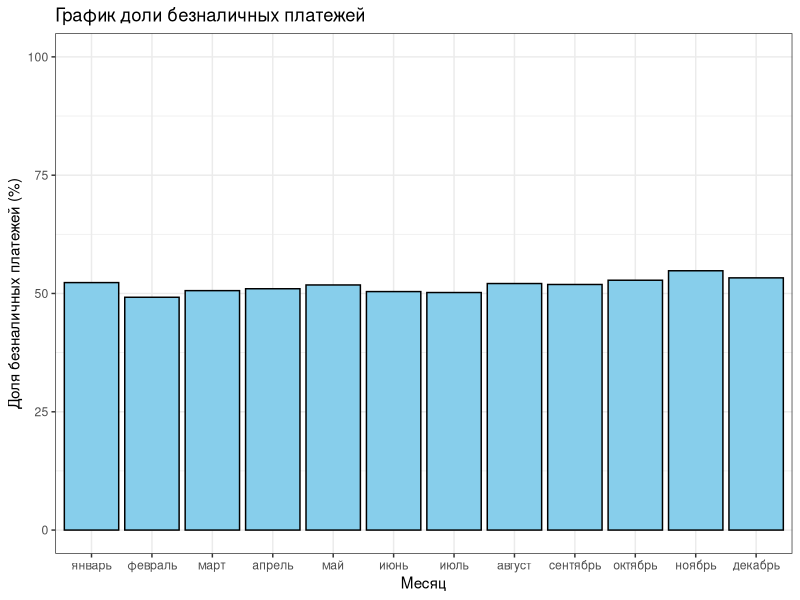
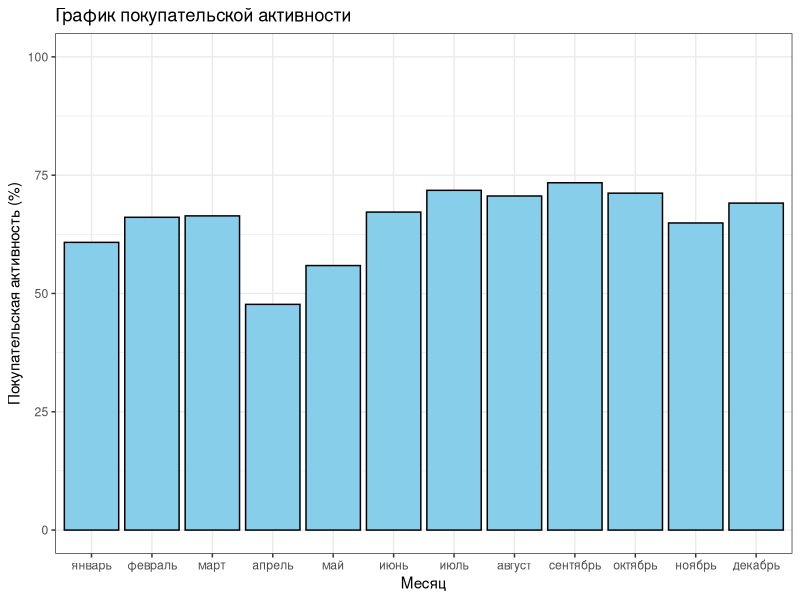
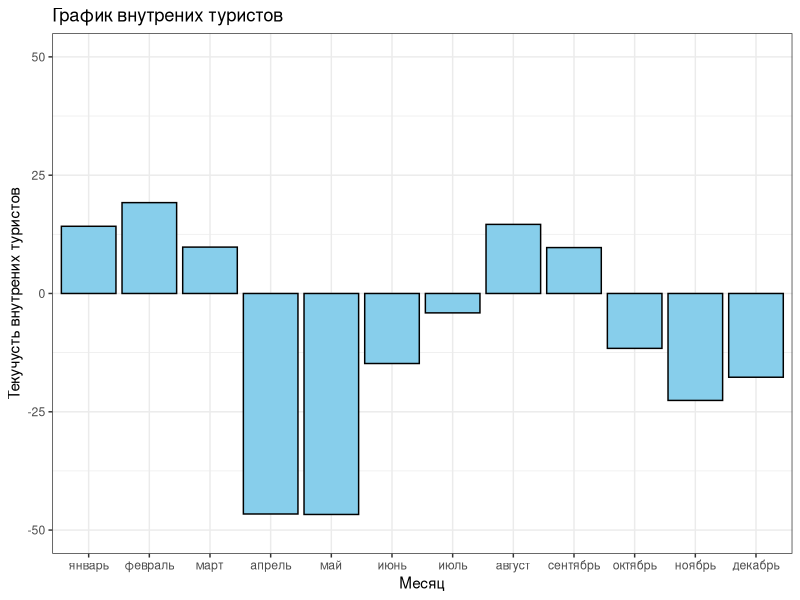
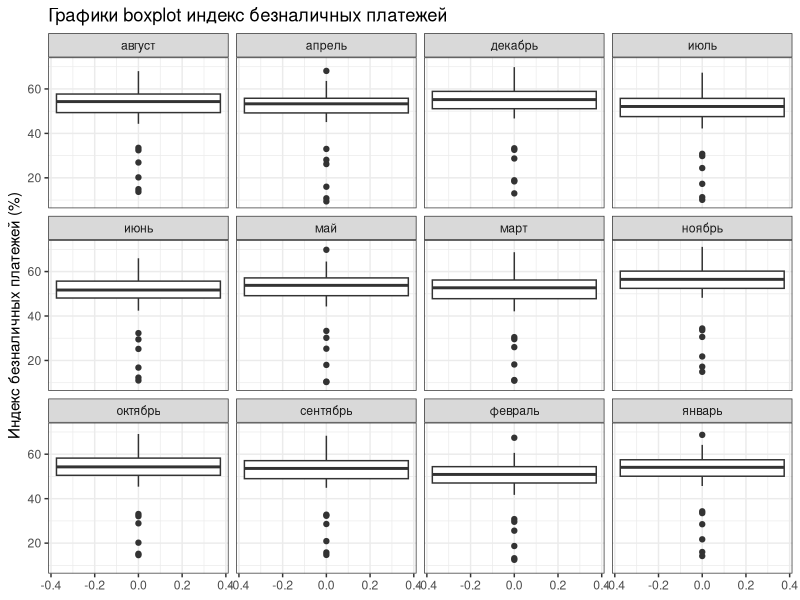
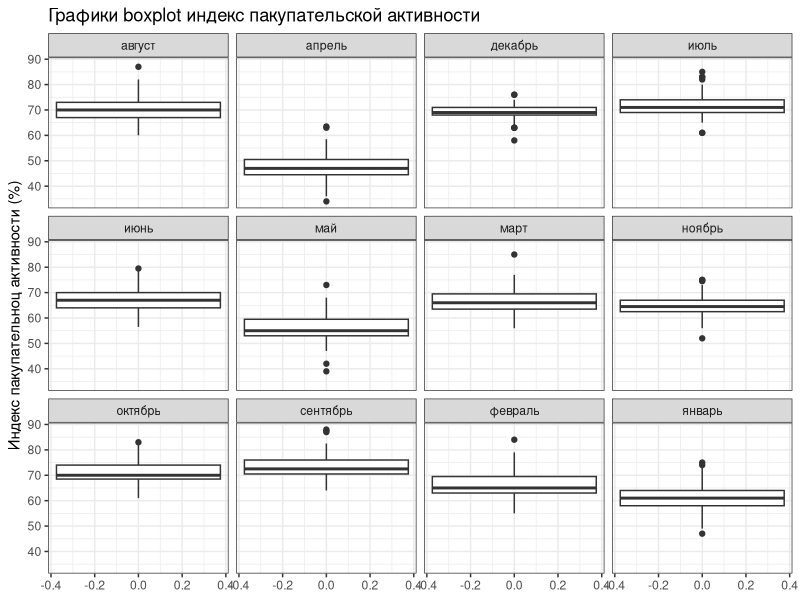
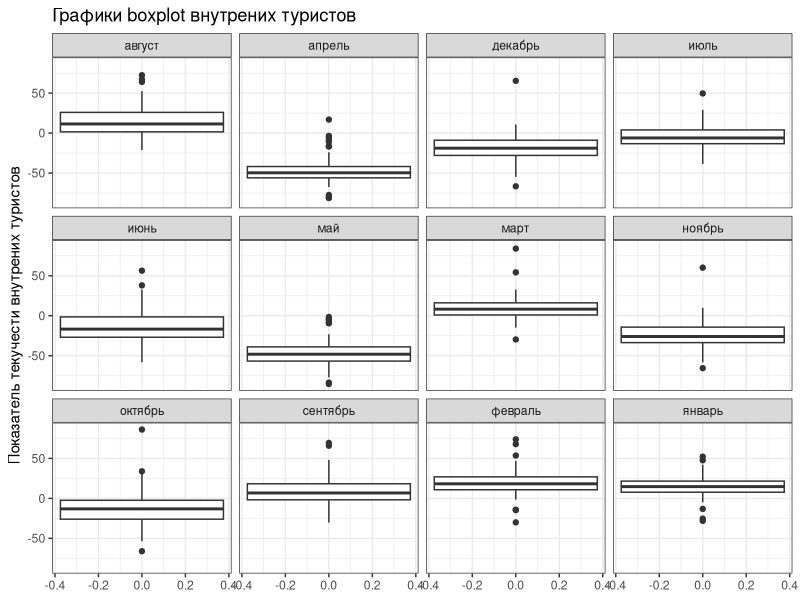

R code for these plots, in order: (Note: this script raises an error after producing the figures.)
## ---- chunk 1
setwd('C:/Users/yadon/Skillbox/R/TrustUs_R/data')
library(tidyverse)
library(readxl)
df <- read_excel('total.xlsx')
## ---- chunk 2
summary(df$Индекс.БП)
summary(df$Индекс.ПА)
summary(df$Количество.ВТ)
## ---- chunk 3
df_for_graf <- df %>% group_by(Месяц) %>% summarise(Индекс.БП = round(mean(Индекс.БП), 1),
                                                    Индекс.ПА = round(mean(Индекс.ПА), 1),
                                                    Количество.ВТ = round(mean(Количество.ВТ), 1))

df_for_graf$Месяц <- factor(df_for_graf$Месяц, levels = c('январь', 'февраль', 'март', 'апрель', 'май', 'июнь', 
                                                          'июль', 'август', 'сентябрь', 'октябрь', 'ноябрь', 'декабрь'))

ggplot(data = df_for_graf, aes(x = Месяц, y = Индекс.БП)) + 
  geom_col(fill = 'skyblue',
           col = 'black') +
  ylim(0, 100) +
  theme_bw() +
  labs(title = 'График доли безналичных платежей',
       x = 'Месяц',
       y = 'Доля безналичных платежей (%)')

ggplot(data = df_for_graf, aes(x = Месяц, y = Индекс.ПА)) + 
  geom_col(fill = 'skyblue',
           col = 'black') +
  ylim(0, 100) +
  theme_bw() +
  labs(title = 'График покупательской активности',
       x = 'Месяц',
       y = 'Покупательская активность (%)')

ggplot(data = df_for_graf, aes(x = Месяц, y = Количество.ВТ)) + 
  geom_col(fill = 'skyblue',
           col = 'black') +
  ylim(-50, 50) +
  theme_bw() +
  labs(title = 'График внутрених туристов',
       x = 'Месяц',
       y = 'Текучусть внутрених туристов')
## ---- chunk 4
ggplot(data = df, aes(y = Индекс.БП)) + 
  geom_boxplot() + 
  facet_wrap(~Месяц) +
  theme_bw() +
  ggtitle('Графики boxplot индекс безналичных платежей') +
  ylab('Индекс безналичных платежей (%)')


ggplot(data = df, aes(y = Индекс.ПА)) + 
  geom_boxplot() + 
  facet_wrap(~Месяц) +
  theme_bw() +
  ggtitle('Графики boxplot индекс пакупательской активности') +
  ylab('Индекс пакупательноц активности (%)')

ggplot(data = df, aes(y = Количество.ВТ)) + 
  geom_boxplot() + 
  facet_wrap(~Месяц) +
  theme_bw() +
  ggtitle('Графики boxplot внутрених туристов') +
  ylab('Показатель текучести внутрених туристов')
## ---- chunk 5
extra <- function(data) {
  iqr <- IQR(data)
  q1 <- quantile(data, 0.25)
  q3 <- quantile(data, 0.75)
  lower_b <- q1 - 1.5 * iqr
  upper_b <- q3 + 1.5 * iqr
  return(c(lower_b, upper_b))
}

test_pa <- extra(df$Индекс.ПА)
df_test_pa <- df[df$Индекс.ПА < test_pa[1] | df$Индекс.ПА > test_pa[2], ]

test_bp <- extra(df$Индекс.БП)
df_test_bp <- df[df$Индекс.БП < test_bp[1] | df$Индекс.БП > test_bp[2], ]

test_vt <- extra(df$Количество.ВТ)
df_test_vt <- df[df$Количество.ВТ < test_vt[1] | df$Количество.ВТ > test_vt[2], ]
## ---- chunk 6
df_top_pa <- df %>% 
  group_by(Регион) %>% 
  summarise(`Индекс.ПА` = round(mean(Индекс.ПА), 1))

df_top_pa <- arrange(df_index_pa, desc(Индекс.ПА)) %>% top_n(30)
## ---- chunk 7
df_top_bp <- df %>% 
  group_by(Регион) %>% 
  summarise(`Индекс.БП` = round(mean(Индекс.БП), 1))

df_top_bp <- arrange(df_top_bp, desc(Индекс.БП)) %>% top_n(30)
## ---- chunk 8
df_top <- inner_join(df_top_bp, df_top_pa, by = 'Регион')
